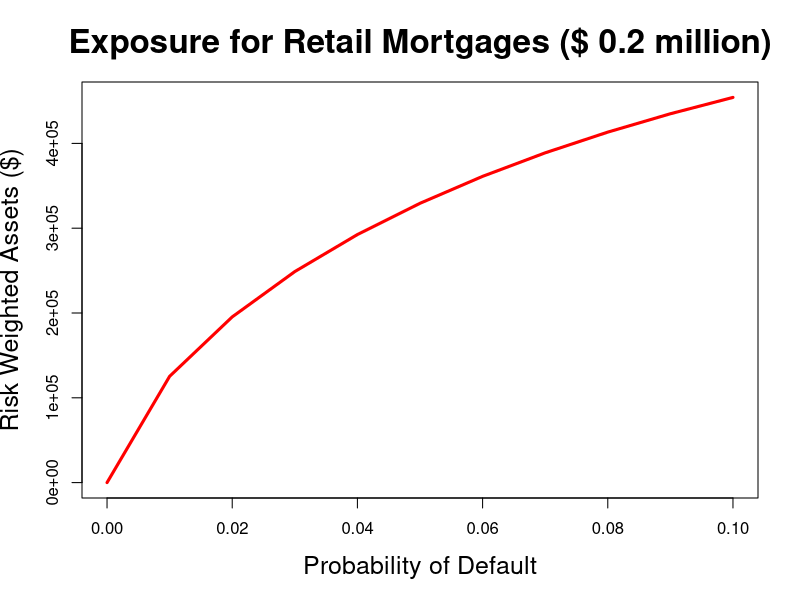

This figure's R source:
EAD = 200000
LGD = 0.5
R = 0.15
B = {}
K = {}
RWA = {}

x = 0:10
#PD = 0.000 to 0.100
M = 2

eq0 <- function(x) {x/100}
eq3 <- function(PD) {(LGD*pnorm(((1/(1-R))^0.5)*qnorm(PD)+((R/(1-R))^0.5)*qnorm(0.999))-LGD*PD)}
eq4 <- function(K) {K*12.5*EAD}
  
  PD = data.frame(pd=eq0(x))
for (i in 1:11){
  K[i] = eq3(PD$pd[i])
  RWA[i] = eq4(K[i])
}
plot(PD$pd,RWA, type="l", col="red", main="Exposure for Retail Mortgages ($ 0.2 million)", cex.main = 2.0, cex.lab = 1.5, cex = 1.5, lwd = 3, xlab = "Probability of Default", ylab = "Risk Weighted Assets ($)")
